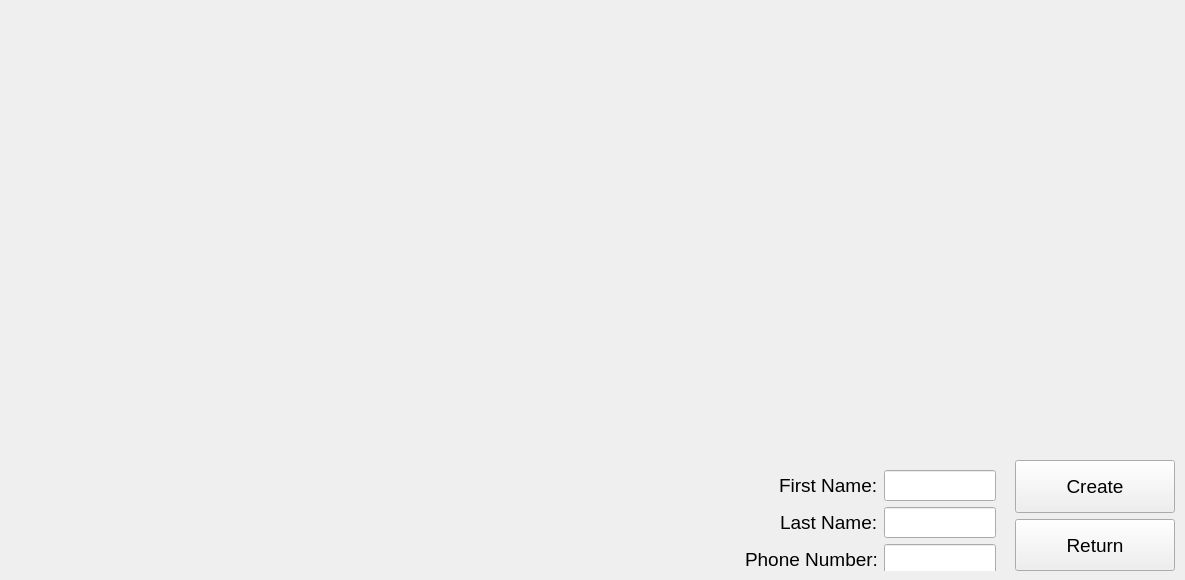
    <widget class="QWidget" name="pgCustomerNew">
     <widget class="QWidget" name="widgetCustomerNew" native="true">
      <property name="geometry">
       <rect>
        <x>745</x>
        <y>460</y>
        <width>431</width>
        <height>111</height>
       </rect>
      </property>
      <widget class="QWidget" name="formLayoutWidget">
       <property name="geometry">
        <rect>
         <x>0</x>
         <y>10</y>
         <width>251</width>
         <height>116</height>
        </rect>
       </property>
       <layout class="QFormLayout" name="formLayoutCustomerNC">
        <property name="labelAlignment">
         <set>Qt::AlignmentFlag::AlignRight|Qt::AlignmentFlag::AlignTrailing|Qt::AlignmentFlag::AlignVCenter</set>
        </property>
        <item row="0" column="0">
         <widget class="QLabel" name="lblFNameNC">
          <property name="font">
           <font>
            <pointsize>14</pointsize>
           </font>
          </property>
          <property name="text">
           <string>First Name:</string>
          </property>
         </widget>
        </item>
        <item row="0" column="1">
         <widget class="QLineEdit" name="lineFNameNC">
          <property name="font">
           <font>
            <pointsize>14</pointsize>
           </font>
          </property>
          <property name="text">
           <string/>
          </property>
         </widget>
        </item>
        <item row="1" column="0">
         <widget class="QLabel" name="lblLNameNC">
          <property name="font">
           <font>
            <pointsize>14</pointsize>
           </font>
          </property>
          <property name="text">
           <string>Last Name:</string>
          </property>
         </widget>
        </item>
        <item row="1" column="1">
         <widget class="QLineEdit" name="lineLNameNC">
          <property name="font">
           <font>
            <pointsize>14</pointsize>
           </font>
          </property>
          <property name="text">
           <string/>
          </property>
         </widget>
        </item>
        <item row="2" column="0">
         <widget class="QLabel" name="lblPhoneNC">
          <property name="font">
           <font>
            <pointsize>14</pointsize>
            <bold>false</bold>
           </font>
          </property>
          <property name="text">
           <string>Phone Number:</string>
          </property>
         </widget>
        </item>
        <item row="2" column="1">
         <widget class="QLineEdit" name="linePhoneNC">
          <property name="font">
           <font>
            <pointsize>14</pointsize>
           </font>
          </property>
          <property name="text">
           <string/>
          </property>
         </widget>
        </item>
       </layout>
      </widget>
      <widget class="QWidget" name="verticalLayoutWidget_2">
       <property name="geometry">
        <rect>
         <x>270</x>
         <y>0</y>
         <width>160</width>
         <height>111</height>
        </rect>
       </property>
       <layout class="QVBoxLayout" name="verticalLayoutOptionsNC">
        <item>
         <widget class="QPushButton" name="btnCreate">
          <property name="sizePolicy">
           <sizepolicy hsizetype="Minimum" vsizetype="Expanding">
            <horstretch>0</horstretch>
            <verstretch>0</verstretch>
           </sizepolicy>
          </property>
          <property name="font">
           <font>
            <pointsize>14</pointsize>
           </font>
          </property>
          <property name="cursor">
           <cursorShape>PointingHandCursor</cursorShape>
          </property>
          <property name="text">
           <string>Create</string>
          </property>
         </widget>
        </item>
        <item>
         <widget class="QPushButton" name="btnReturn_3">
          <property name="sizePolicy">
           <sizepolicy hsizetype="Minimum" vsizetype="Expanding">
            <horstretch>0</horstretch>
            <verstretch>0</verstretch>
           </sizepolicy>
          </property>
          <property name="font">
           <font>
            <pointsize>14</pointsize>
           </font>
          </property>
          <property name="cursor">
           <cursorShape>PointingHandCursor</cursorShape>
          </property>
          <property name="text">
           <string>Return</string>
          </property>
          <property name="shortcut">
           <string>Esc</string>
          </property>
         </widget>
        </item>
       </layout>
      </widget>
     </widget>
    </widget>
